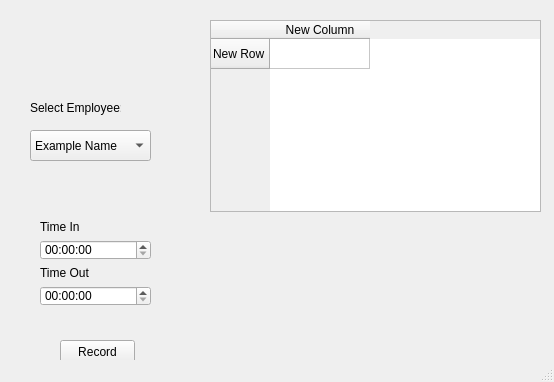
<?xml version="1.0" encoding="UTF-8"?>
<ui version="4.0">
 <class>MainWindow</class>
 <widget class="QMainWindow" name="MainWindow">
  <property name="geometry">
   <rect>
    <x>0</x>
    <y>0</y>
    <width>554</width>
    <height>382</height>
   </rect>
  </property>
  <property name="windowTitle">
   <string>MainWindow</string>
  </property>
  <widget class="QWidget" name="centralwidget">
   <widget class="QWidget" name="gridLayoutWidget">
    <property name="geometry">
     <rect>
      <x>40</x>
      <y>220</y>
      <width>111</width>
      <height>86</height>
     </rect>
    </property>
    <layout class="QGridLayout" name="gridLayout">
     <item row="5" column="0">
      <widget class="QTimeEdit" name="timeEdit_2"/>
     </item>
     <item row="1" column="0">
      <widget class="QLabel" name="label">
       <property name="text">
        <string>Time In</string>
       </property>
      </widget>
     </item>
     <item row="4" column="0">
      <widget class="QLabel" name="label_2">
       <property name="text">
        <string>Time Out</string>
       </property>
      </widget>
     </item>
     <item row="3" column="0">
      <widget class="QTimeEdit" name="timeEdit"/>
     </item>
    </layout>
   </widget>
   <widget class="QTableWidget" name="tableWidget">
    <property name="geometry">
     <rect>
      <x>210</x>
      <y>20</y>
      <width>331</width>
      <height>192</height>
     </rect>
    </property>
    <row>
     <property name="text">
      <string>New Row</string>
     </property>
    </row>
    <column>
     <property name="text">
      <string>New Column</string>
     </property>
    </column>
   </widget>
   <widget class="QPushButton" name="pushButton">
    <property name="geometry">
     <rect>
      <x>60</x>
      <y>340</y>
      <width>75</width>
      <height>23</height>
     </rect>
    </property>
    <property name="text">
     <string>Record</string>
    </property>
   </widget>
   <widget class="QComboBox" name="comboBox">
    <property name="geometry">
     <rect>
      <x>30</x>
      <y>130</y>
      <width>121</width>
      <height>31</height>
     </rect>
    </property>
    <item>
     <property name="text">
      <string>Example Name</string>
     </property>
    </item>
    <item>
     <property name="text">
      <string>Example Name 2</string>
     </property>
    </item>
   </widget>
   <widget class="QLabel" name="label_3">
    <property name="geometry">
     <rect>
      <x>30</x>
      <y>100</y>
      <width>91</width>
      <height>16</height>
     </rect>
    </property>
    <property name="text">
     <string>Select Employee: </string>
    </property>
   </widget>
  </widget>
  <widget class="QStatusBar" name="statusbar"/>
 </widget>
 <resources/>
 <connections/>
</ui>
